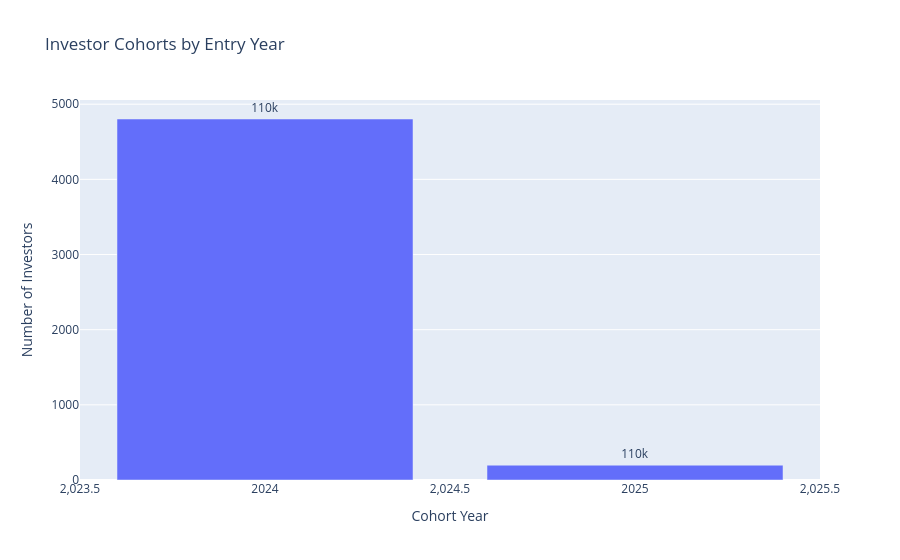

The code cell stored with this chart in its notebook:
### Markdown cell above
## 3. Investor Cohort Analysis
Grouping investors by their entry year to see long-term retention and ticket size.

### Code cell
# Find first transaction date for each investor
investor_first_tx = df_tx.groupby('investor_id')['transaction_date'].min().reset_index()
investor_first_tx['cohort_year'] = investor_first_tx['transaction_date'].dt.year

# Merge back to main transactions
df_cohorts = df_tx.merge(investor_first_tx[['investor_id', 'cohort_year']], on='investor_id')

# Analyze average investment by cohort over time
cohort_stats = df_cohorts.groupby('cohort_year').agg({
    'investor_id': 'nunique',
    'amount_inr': ['sum', 'mean']
}).reset_index()
cohort_stats.columns = ['Cohort Year', 'Unique Investors', 'Total Invested', 'Avg Ticket Size']

fig = px.bar(cohort_stats, x='Cohort Year', y='Unique Investors', text='Avg Ticket Size', 
             title='Investor Cohorts by Entry Year',
             labels={'Unique Investors': 'Number of Investors'})
fig.update_traces(texttemplate='%{text:.2s}', textposition='outside')
fig.show()

### Figure 1 — Plotly figure (JSON) as saved in the notebook; plotly's stock layout.template omitted (floating-point values rounded to 4 significant figures)
{"data": [{"hovertemplate": "Cohort Year=%{x}<br>Number of Investors=%{y}<br>Avg Ticket Size=%{text}<extra></extra>", "legendgroup": "", "marker": {"color": "#636efa", "pattern": {"shape": ""}}, "name": "", "orientation": "v", "showlegend": false, "text": [107400.0, 109200.0], "textposition": "outside", "texttemplate": "%{text:.2s}", "type": "bar", "x": [2024, 2025], "xaxis": "x", "y": [4803, 197], "yaxis": "y"}], "layout": {"barmode": "relative", "legend": {"tracegroupgap": 0}, "title": {"text": "Investor Cohorts by Entry Year"}, "xaxis": {"anchor": "y", "domain": [0, 1], "title": {"text": "Cohort Year"}}, "yaxis": {"anchor": "x", "domain": [0, 1], "title": {"text": "Number of Investors"}}}}
